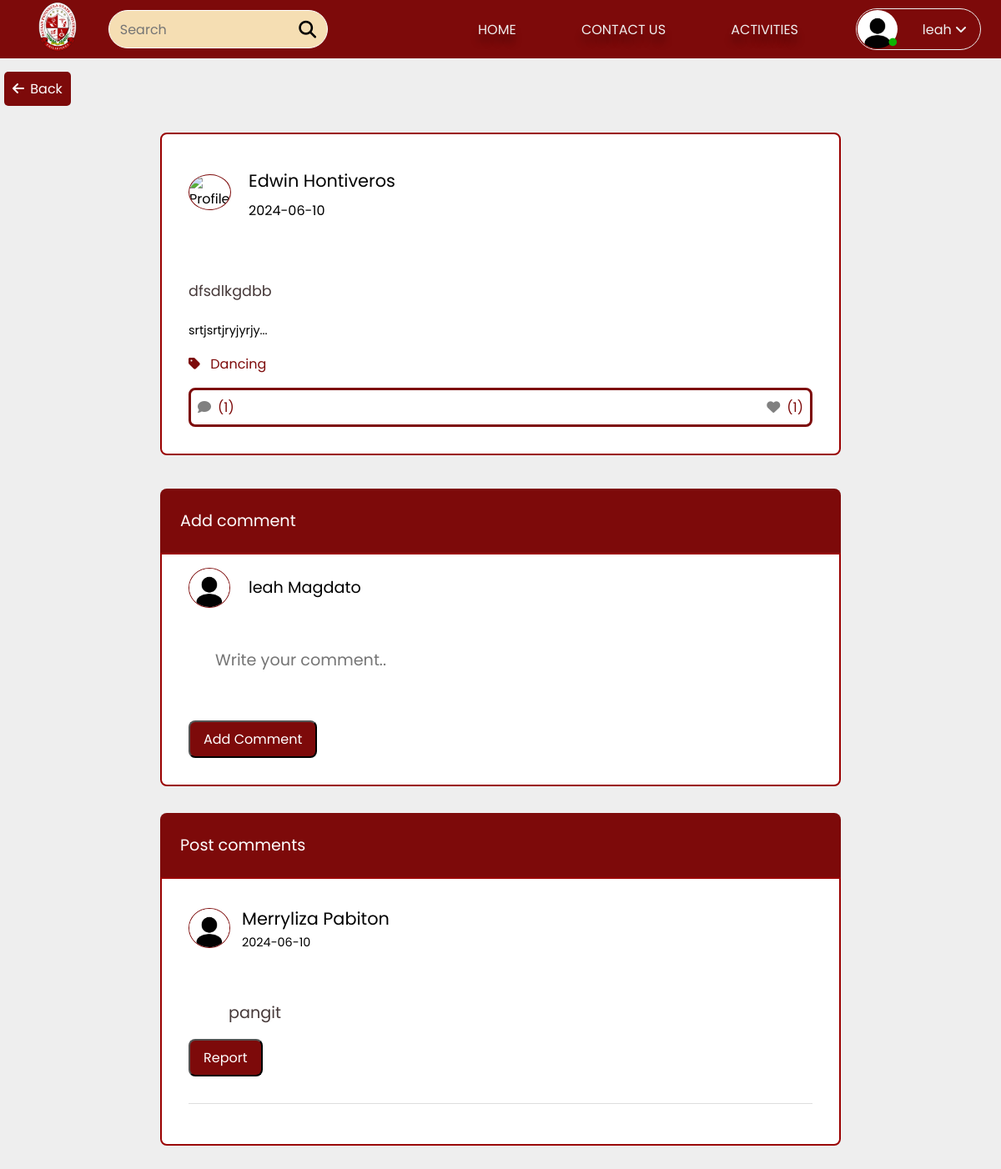
Screenshot of /pages/view_post.php?PostID=85 (signed in) with the database file from the repository.
### tables this page shows
CREATE TABLE `posts` (
  `PostID` int(50) NOT NULL,
  `AdminID` int(50) NOT NULL,
  `Avatar` varchar(255) NOT NULL,
  `Fname` varchar(255) NOT NULL,
  `Lname` varchar(255) NOT NULL,
  `Title` varchar(255) NOT NULL,
  `Content` varchar(255) NOT NULL,
  `Category` varchar(255) NOT NULL,
  `MediaType` enum('text','image','video','') NOT NULL,
  `MediaURL` text NOT NULL,
  `Date` date NOT NULL,
  `Status` varchar(100) NOT NULL
);

CREATE TABLE `comments` (
  `CommentID` int(100) NOT NULL,
  `PostID` int(100) NOT NULL,
  `UserID` int(100) DEFAULT NULL,
  `AdminID` int(100) DEFAULT NULL,
  `Fname` varchar(255) NOT NULL,
  `Lname` varchar(255) NOT NULL,
  `Comment` varchar(255) NOT NULL,
  `Date` date NOT NULL
);

CREATE TABLE `users` (
  `UserID` int(50) NOT NULL,
  `Fname` varchar(255) NOT NULL,
  `Mname` varchar(255) NOT NULL,
  `Lname` varchar(255) NOT NULL,
  `BirthDate` date NOT NULL,
  `PhoneNum` varchar(50) NOT NULL,
  `Email` varchar(255) NOT NULL,
  `Classification` varchar(255) NOT NULL,
  `Role` varchar(255) NOT NULL,
  `Gender` enum('male','female','','') NOT NULL,
  `Campus` varchar(255) NOT NULL,
  `Avatar` varchar(255) NOT NULL,
  `Password` varchar(255) NOT NULL,
  `Code` mediumint(50) NOT NULL,
  `Status` enum('verified','not_verified','','') NOT NULL,
  `Active` tinyint(1) NOT NULL DEFAULT 1
);

### pages/view_post.php (the view, shortened to what this page needs)
<?php
if (isset($_SESSION['UserID'])) {
    $UserID = $_SESSION['UserID'];
} else {
    $UserID = '';
}
include '../components/like_post.php';
$get_id = isset($_GET['PostID']) ? intval($_GET['PostID']) : 0;
$conn = getDBConnection();
?>
<!DOCTYPE html>
<html lang="en">
<head>
    <link rel="stylesheet" href="https://cdnjs.cloudflare.com/ajax/libs/font-awesome/6.5.2/css/all.min.css">
    <link rel="stylesheet" type="text/css" href="../css/frontpage.css">
</head>
<body>
    <?php include '../components/user_header.php' ?>
     <a href="frontpage.php" class="btn btn-secondary back-button">
        <i class="fa-solid fa-arrow-left"></i> Back
    </a>
    <section class="posts-container" style="padding-bottom: 0;">
        <div class="box-container">
            <?php
            $PostID = isset($_GET['PostID']) ? intval($_GET['PostID']) : null;
            if ($PostID) {
                $select_posts = $conn->prepare("SELECT posts.*, posts.Avatar AS post_Avatar, admins.Fname, admins.Lname, posts.MediaType, posts.MediaURL
                                                FROM posts
                                                JOIN admins ON posts.AdminID = admins.AdminID
                                                WHERE posts.Status = ?
                                                AND posts.PostID = ? ");
                $Status = 'Active';
                $select_posts->bind_param("si", $Status, $PostID);
                $select_posts->execute();
                $result_posts = $select_posts->get_result();
                if ($result_posts->num_rows > 0) {
                    $fetch_posts = $result_posts->fetch_assoc();
                    $count_post_Comments = $conn->prepare("SELECT COUNT(*) AS total_Comments FROM comments WHERE PostID = ?");
                    $count_post_Comments->bind_param("i", $PostID);
                    $count_post_Comments->execute();
                    $result_post_Comments = $count_post_Comments->get_result();
                    $total_post_Comments = $result_post_Comments->fetch_assoc()['total_Comments'];
                    $count_post_likes = $conn->prepare("SELECT COUNT(*) AS total_likes FROM likes WHERE PostID = ?");
                    $count_post_likes->bind_param("i", $PostID);
                    $count_post_likes->execute();
                    $result_post_likes = $count_post_likes->get_result();
                    $total_post_likes = $result_post_likes->fetch_assoc()['total_likes'];
                    $confirm_likes = $conn->prepare("SELECT COUNT(*) AS liked FROM likes WHERE UserID = ? AND PostID = ?");
                    $confirm_likes->bind_param("ii", $UserID, $PostID);
                    $confirm_likes->execute();
                    $result_confirm_likes = $confirm_likes->get_result();
                    $is_liked = $result_confirm_likes->fetch_assoc()['liked'] > 0;
                    ?>
                    <form class="box" method="post">
                        <div class="post-admin">
                            <div class="profile-img">
                                <img src="../upload/<?= htmlspecialchars($fetch_posts['post_Avatar']); ?>" alt="Profile">
                            </div>
                            <div>
                                <a href="admin_posts.php?AdminID=<?= urlencode($fetch_posts['AdminID']); ?>"><?= htmlspecialchars($fetch_posts['Fname'] . ' ' . $fetch_posts['Lname']); ?></a>
                                <div><?= htmlspecialchars($fetch_posts['Date']); ?></div>
                            </div>
                        </div>
                        <div class="post-title"><?= htmlspecialchars($fetch_posts['Title']); ?></div>
                        <div class="post-content content-150"><?= htmlspecialchars($fetch_posts['Content']); ?></div>
                        <a href="category.php?Category=<?= htmlspecialchars($fetch_posts['Category']); ?>" class="post-cat"><i class="fas fa-tag"></i> <span><?= htmlspecialchars($fetch_posts['Category']); ?></span></a>
                        <div class="icons">
                            <div><i class="fas fa-comment"></i><span>(<?= htmlspecialchars($total_post_Comments); ?>)</span></div>
                            <button id="like" name="like_post" class="like">
                                <i class="fas fa-heart" style="<?php if ($is_liked) { echo 'color: red;'; } ?>"></i><span>(<?= htmlspecialchars($total_post_likes); ?>)</span>
                            </button>
                        </div>
                    </form>
                    <?php
                } else {
                    echo '<p class="empty">Post not found!</p>';
                }
            } else {
                echo '<p class="empty">Invalid post ID!</p>';
            }
            ?>
        </div>
    </section>
    <section class="comments-container">
    <p class="comment-title">Add comment</p>
    <?php if ($UserID != '') {
    ?>
    <form action="" method="post" class="add-comment">
        <div class="post-admin">
            <div class="profile-img">
                <img src="../upload/<?= htmlspecialchars($Avatar_header); ?>" alt="Profile Picture">
            </div>
            <div class="user-name">
                <?= htmlspecialchars($Fname_header . ' ' . $Lname_header); ?>
            </div>
        </div>
        <textarea name="Comment" maxlength="1000" class="comment-box" cols="30" rows="10" placeholder="Write your comment.." required></textarea>
        <input type="submit" value="Add Comment" class="inline-btn" name="add_Comment">
    </form>
    <?php } ?>
    <p class="comment-title">Post comments</p>
    <div class="user-comments-container">
    <?php
        $select_comments = $conn->prepare("SELECT comments.*, users.Fname, users.Lname, users.Avatar FROM comments JOIN users ON comments.UserID = users.UserID WHERE PostID = ? ORDER BY CommentID DESC");
        $select_comments->bind_param("i", $get_id);
        $select_comments->execute();
        $result = $select_comments->get_result();
        if ($result->num_rows > 0) {
            while ($fetch_comments = $result->fetch_assoc()) {
                $comment_content = $fetch_comments['Comment'];
                $comment_Date = $fetch_comments['Date'];
                $comment_Avatar = $fetch_comments['Avatar'];
                $name = $fetch_comments['Fname'] . ' ' . $fetch_comments['Lname'];
    ?>
        <div class="show-comments" style="<?php if($fetch_comments['UserID'] == $UserID){echo 'order:-1;'; } ?>">
            <div class="user-comments">
                <div class="profile-img">
                     <img src="../upload/<?= htmlspecialchars($comment_Avatar); ?>" alt="Profile Picture">
                </div>
                <div class="user-name">
                    <?= htmlspecialchars($name); ?>
                    <div class="date"><?= htmlspecialchars($comment_Date); ?></div>
                </div>
            </div>
            <div class="comment-box <?php if($fetch_comments['UserID'] == $UserID){echo 'user'; } ?>">
                <?= htmlspecialchars($comment_content); ?>
            </div>
            <?php if($fetch_comments['UserID'] == $UserID){ ?>
                <form action="" method="POST">
                    <input type="hidden" name="CommentID" value="<?= htmlspecialchars($fetch_comments['CommentID']); ?>">
                    <button type="submit" class="inline-option-btn" name="open_edit_box">Edit Comment</button>
                    <button type="submit" class="inline-delete-btn" name="delete_comment" onclick="return confirm('Delete this comment?');">Delete Comment</button>
                </form>
            <?php } else { ?>
                <form action="" method="POST">
                    <button type="button" class="inline-option-btn" onclick="showReportDialog(<?= htmlspecialchars($fetch_comments['CommentID']); ?>)">Report</button>
                </form>
            <?php } ?>
        </div>
    <?php
            }
        } else {
            echo '<p class="empty">No comments yet!</p>';
        }
    ?>
    </div>
</section>
</body>
</html>

### pages/view_post.php (style rules this page uses)
.btn { margin-left: 5px; }
.back-button { display: inline-block; width: 5rem; padding: 8px 10px; border: none; border-radius: 5px; cursor: pointer; text-align: left; }
.back-button i { margin-right: 3px; }

### rows the page displays
posts: AdminID.Lname "Edwin Hontiveros", Date "2024-06-10", Title "dfsdlkgdbb", Content "srtjsrtjryjyrjy", Category "Dancing"
comments: UserID.Avatar (placeholder picture), UserID.Lname "Merryliza Pabiton", Date "2024-06-10", Comment "pangit"

### other values shown
$Fname_header "leah"
$total_post_Comments "1"
$total_post_likes "1"
$Fname_header . ' ' . $Lname_header "leah Magdato"
